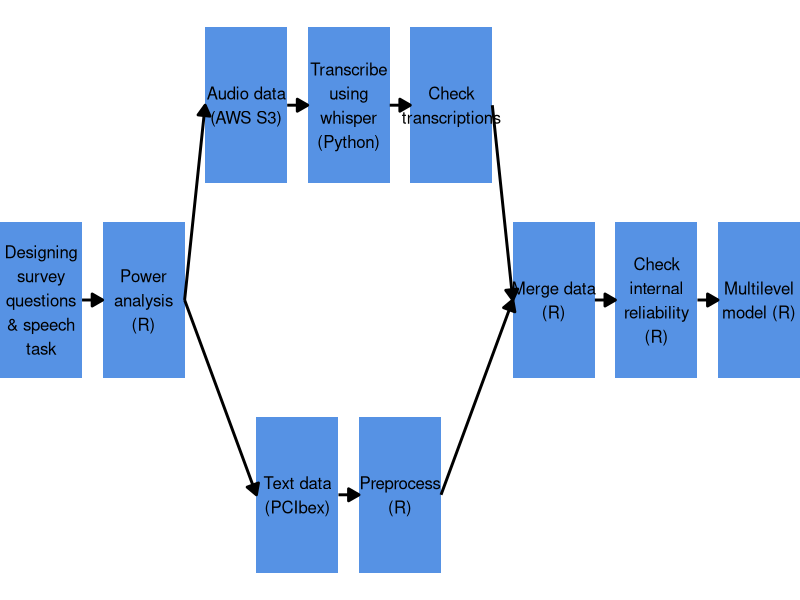
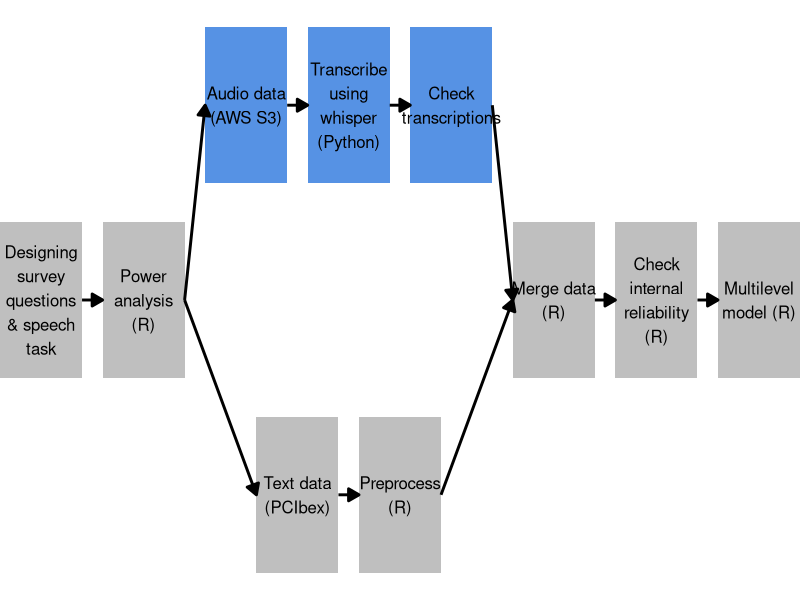

Here is the R script that generated these plots, in order:
## ---- chunk 1
#| label: setup

library(tidyverse)  # general data wrangling and plots
library(igraph)  # calculate flowchart positions
library(kableExtra)  # tables

theme_blue <- "#5692e4"  # revealjs theme blue
## ---- chunk 2
#| label: pipeline-data

# calculate data structure for flowchart using this tutorial:
# https://www.r-bloggers.com/2022/06/creating-flowcharts-with-ggplot2/
pipeline_start <- tribble(
  ~from, ~to,
  "Designing survey questions & speech task", "Power analysis (R)",
  "Power analysis (R)", "Text data (PCIbex)",
  "Power analysis (R)", "Audio data (AWS S3)",
  "Text data (PCIbex)", "Preprocess (R)",
  "Audio data (AWS S3)", "Transcribe using whisper (Python)",
  "Transcribe using whisper (Python)", "Check transcriptions",
  "Preprocess (R)", "Merge data (R)",
  "Check transcriptions", "Merge data (R)",
  "Merge data (R)", "Check internal reliability (R)",
  "Check internal reliability (R)", "Multilevel model (R)"
)

pipeline_graph <- graph_from_data_frame(pipeline_start, directed = TRUE)
pipeline_tree <-  layout_as_tree(pipeline_graph)

pipeline_nodes <- pipeline_tree |>
  as_tibble(.name_repair = "unique") |>
  rename(y = 1, x = 2) |>
  mutate(
    label = vertex_attr(pipeline_graph, "name"),
    x = x * -1,
    xmin = x - 0.4,
    xmax = x + 0.4,
    ymin = y - 0.2,
    ymax = y + 0.2
  ) |>
  relocate(c(label, x, y), .before = 0) |>
  mutate(across(
    starts_with("y"),
    \(x) ifelse(
      str_detect(label, "(Merge)|(internal)|(Multilevel)"),
      x + 0.5, x
    )
  )) |>
  mutate(across(
    starts_with("x"),
    \(x) case_when(
      str_detect(label, "(Merge)|(internal)|(Multilevel)") ~ x + 1,
      str_detect(label, "(Text)|(Preprocess)") ~ x + 0.5,
      .default = x
    )
  ))

pipeline_edges <- pipeline_start |>
  mutate(id = row_number()) |>
  pivot_longer(cols = c("from", "to"), names_to = "s_e", values_to = "label") |>
  left_join(pipeline_nodes, by = "label") |>
  mutate(x = ifelse(s_e == "from", xmax, xmin)) |>
  select(id, s_e, x, y)
## ---- chunk 3
#| label: pipeline-plot-1
#| fig-width: 10

ggplot() +
  geom_rect(
    data = pipeline_nodes,
    aes(xmin = xmin, ymin = ymin, xmax = xmax, ymax = ymax),
    fill = theme_blue
  ) +
  geom_text(
    data = pipeline_nodes,
    aes(x = x, y = y, label = str_wrap(label, 10)),
    size = 4.25
  ) +
  geom_path(
    data = pipeline_edges,
    aes(x = x, y = y, group = id),
    linewidth = 1,
    arrow = arrow(length = unit(0.02, "snpc"), type = "closed")
  ) +
  scale_x_continuous(expand = c(0, 0)) +
  theme_void()
## ---- chunk 4
#| label: pipeline-plot-2
#| fig-width: 10

# highlight first section
ggplot() +
  geom_rect(
    data = pipeline_nodes |>
      mutate(group = case_when(
        str_starts(label, "Audio") ~ "highlight",
        str_starts(label, "Transcribe") ~ "highlight",
        str_starts(label, "Check t") ~ "highlight",
        .default = "fade"
      )),
    aes(xmin = xmin, ymin = ymin, xmax = xmax, ymax = ymax, fill = group)
  ) +
  geom_text(
    data = pipeline_nodes,
    aes(x = x, y = y, label = str_wrap(label, 10)),
    size = 4.25
  ) +
  geom_path(
    data = pipeline_edges,
    aes(x = x, y = y, group = id),
    linewidth = 1,
    arrow = arrow(length = unit(0.02, "snpc"), type = "closed")
  ) +
  scale_fill_manual(values = c("grey75", theme_blue)) +
  scale_x_continuous(expand = c(0, 0)) +
  theme_void() +
  guides(fill = guide_none())
## ---- chunk 5
#| label: example-data

read.csv("example_data.csv") |>
  rename_with(~str_replace_all(.x, "_", " ")) |>
  kbl() |>
  kable_styling()
